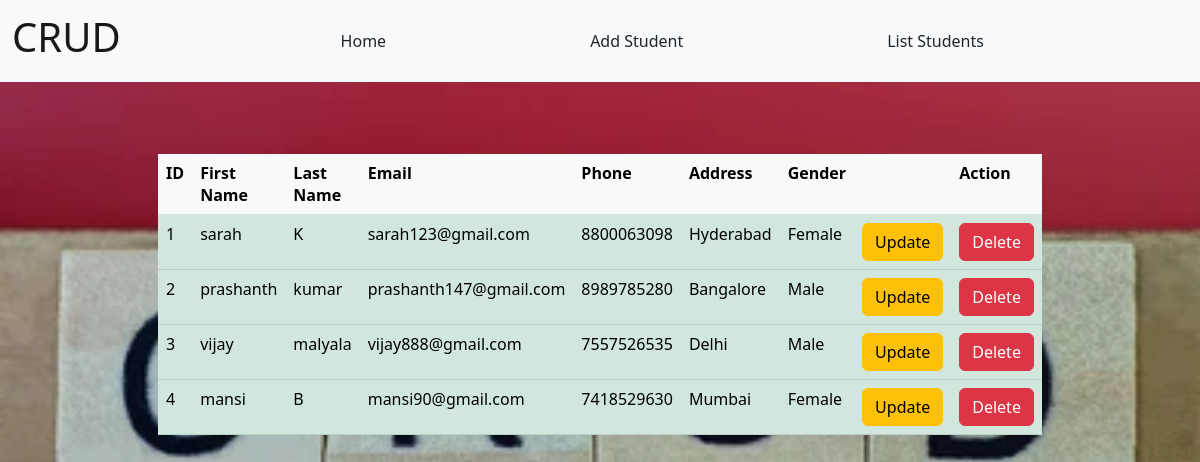
The page /display on the database its author committed.
### app.py (models this page shows, shortened)
class Students(db.Model):
    __tablename__='students'
    id=db.Column(db.Integer,primary_key=True)
    fname=db.Column(db.Text)
    lname=db.Column(db.Text)
    email=db.Column(db.Text)
    number=db.Column(db.Integer)
    address=db.Column(db.Text)
    gender=db.Column(db.Text)

### app.py (the view)
@app.route('/display',methods=['GET','POST'])
def display():
    details=Students.query.all()
    return render_template('display.html',details=details)

### templates/display.html
{% extends 'index.html'%}
{%block container%}<br><br><br>
<table class="table table-success table-hover" style="width:65%">
  <tr>
    <th class="table-light">ID</th>
    <th class="table-light">First Name</th>
    <th class="table-light">Last Name</th>
    <th class="table-light">Email</th>
    <th class="table-light">Phone</th>
    <th class="table-light">Address</th>
    <th class="table-light">Gender</th>
    <th class="table-light"></th>
    <th class="table-light">Action</th>
  </tr>
  <tr>
    {% for i in details%}
    <td>{{i.id}}</td>
    <td>{{i.fname}}</td>
    <td>{{i.lname}}</td>
    <td>{{i.email}}</td>
    <td>{{i.number}}</td>
    <td>{{i.address}}</td>
    <td>{{i.gender}}</td>
    <td><a href="/{{i.id}}/update"><button type="button" class="btn btn-warning">Update</button></a></td>
    <td><a href="/{{i.id}}/delete"><button type="button" class="btn btn-danger">Delete</button></a></td>
  </tr>
  {%endfor%}
</table>
{%endblock%}

### templates/index.html (shortened to what this page needs)
<link href="https://cdn.jsdelivr.net/npm/bootstrap@5.2.2/dist/css/bootstrap.min.css" rel="stylesheet">
<center>
<body>
  <nav class="navbar bg-light">
    <div class="container-fluid">
      <span class="navbar-brand mb-0 h1"><h1>CRUD</h1></span>
      <a class="nav-link" href="{{url_for('index')}}">Home</a>
        <a class="nav-link" href="{{url_for('insert')}}">Add Student</a>
        <a class="nav-link" href="{{url_for('display')}}">List Students</a>
    </div>
  </nav>
{%block container%}
{%endblock%}
</body>
</center>

### rows shown on the page
Students: id "1", fname "sarah", lname "K", email "sarah123@gmail.com", number "8800063098", address "Hyderabad", gender "Female"
Students: id "2", fname "prashanth", lname "kumar", email "prashanth147@gmail.com", number "8989785280", address "Bangalore", gender "Male"
Students: id "3", fname "vijay", lname "malyala", email "vijay888@gmail.com", number "7557526535", address "Delhi", gender "Male"
Students: id "4", fname "mansi", lname "B", email "mansi90@gmail.com", number "7418529630", address "Mumbai", gender "Female"
